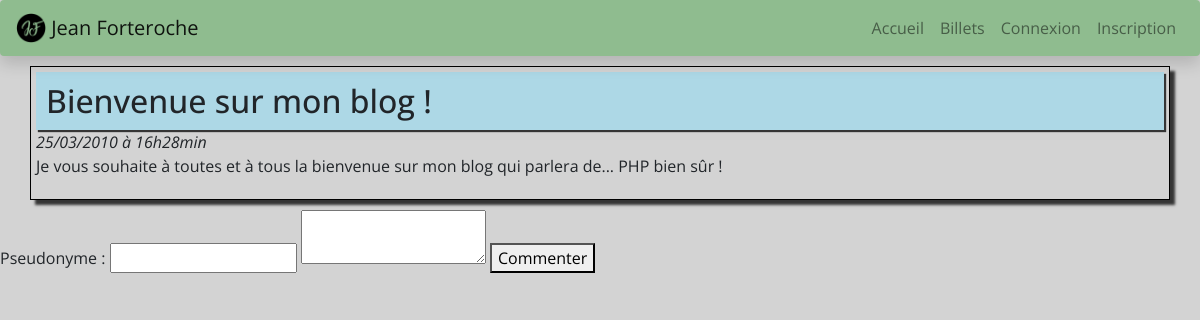
/post/1, run on the app's committed database.
### tables this page shows
CREATE TABLE `posts` (
  `id` int(11) NOT NULL,
  `title` varchar(255) NOT NULL,
  `content` text NOT NULL,
  `creation_date` datetime NOT NULL
);

### Model/Manager.php (called while the page is built, shortened)
<?php
class Manager
{
	function __construct()
	{
			$this->db = $this->dbConnect();
	}
    protected function dbConnect()
    {
        $db = new PDO('mysql:host=localhost;dbname=localhost;charset=utf8', 'root', '');
        return $db;
	}
}

### Model/PostManager.php (called while the page is built, shortened)
<?php
require_once('Manager.php');
class PostManager extends Manager
{
    public function getPost($postId)
    {
        $req = $this->db->prepare('SELECT id, title, content, DATE_FORMAT(creation_date, \'%d/%m/%Y à %Hh%imin\') AS creation_date_fr FROM posts WHERE id = ?');
        $req->execute(array($postId));
		$post = $req->fetch();
        return $post;
	}
	public function postExist($postId)
	{
		$req = $this->db->prepare("SELECT COUNT(*) FROM posts WHERE id = ?");
		$req->execute(array($postId));
		$count = $req->fetch();
		return !!$count[0];
	}
}

### View/postView.php (the view, shortened to what this page needs)
<div class="ticket">
	<h2><?= htmlspecialchars($post['title']);?></h2>
	<em><?= $post['creation_date_fr'];?></em>
	<p><?= nl2br(htmlspecialchars($post['content']));?></p>
</div>
<label for='author'>Pseudonyme : </label>
<input type=text id='author' name='author'>
<textarea id='trumbowyg-demo'></textarea>
<button type='button' class='postBtn'>Commenter</button>
<?php require_once('template.php'); ?>

### Public/style.css (style rules this page uses)
body { background:lightgrey; font-family: 'Open Sans', sans-serif; }
* { box-sizing: border-box; -moz-box-sizing: border-box; -webkit-box-sizing: border-box; }
.ticket { width:95%; margin: 10px auto; padding:5px; border:1px black solid; box-shadow: 5px 5px 2.5px 0px rgba(0,0,0,0.75); overflow:hidden; }
h2 { width:100%; padding:10px; background:lightblue; box-shadow: 2px 2px 1px 0px rgba(0,0,0,0.75); }
.ticket>h2 { margin:auto; }

### data on the page
posts: title "Bienvenue sur mon blog !", content "Je vous souhaite à toutes et à tous la bienvenue sur mon blog qui parlera de... PHP bien sûr !"

### other printed values
$post['creation_date_fr'] "25/03/2010 à 16h28min"
